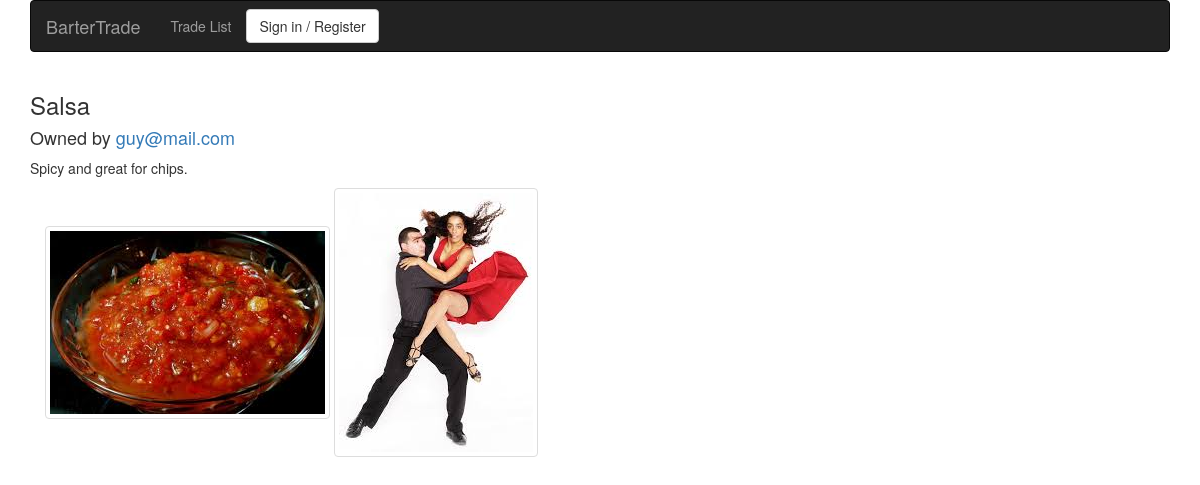
Screenshot of /item.php?id=15 with the database file from the repository.
### tables this page shows
CREATE TABLE IF NOT EXISTS `items` (
  `id` int(11) NOT NULL,
  `Users_email` varchar(64) NOT NULL,
  `name` varchar(64) NOT NULL DEFAULT 'Item',
  `dateAdded` datetime NOT NULL DEFAULT '2015-03-05 04:04:04',
  `description` varchar(300) DEFAULT NULL
);

CREATE TABLE IF NOT EXISTS `users` (
  `email` varchar(64) NOT NULL,
  `dateCreated` datetime NOT NULL DEFAULT '2015-03-05 04:04:04',
  `password` varchar(45) NOT NULL DEFAULT 'password'
);

CREATE TABLE IF NOT EXISTS `images` (
  `filePath` varchar(300) NOT NULL,
  `Items_id` int(11) NOT NULL
);

### item.php (the view, shortened to what this page needs)
<?php
include "head.php";
$db = connect();
$sql = 		"SELECT u.email, i.name, i.description, i.id
			FROM items as i, users as u
			WHERE  i.Users_email = u.email AND i.id = " . $_GET["id"] . ";";
$posts = $db->query($sql);
$sql2 = 	"SELECT i.filePath
			FROM images as i
			WHERE i.Items_id =  " . $_GET["id"] .";";
$images = $db->query($sql2);
?>
<div class="container" id="item">
	<?php  $post = $posts->fetch(); ?>
	<h3> <?php echo $post[1]; ?> </h3>
	<h4> Owned by <?php echo "<a href='user.php?email=" . $post[0] . "'> " . $post[0] . "</a>"; ?> </h4>
	<p><?php echo $post[2]; ?></p>
	<div class="container">
	<?php
	foreach ($images as $image) {
	?>
		<img class="img-thumbnail" src=<?php echo "". $image[0]; ?> >
	<?php } ?>
	</div>
</div>
<?php
include "foot.php";
?>

### rows the page displays
items: name "Salsa", Users_email.email "guy@mail.com", description "Spicy and great for chips."
images: filePath (picture)
images: filePath (picture)
